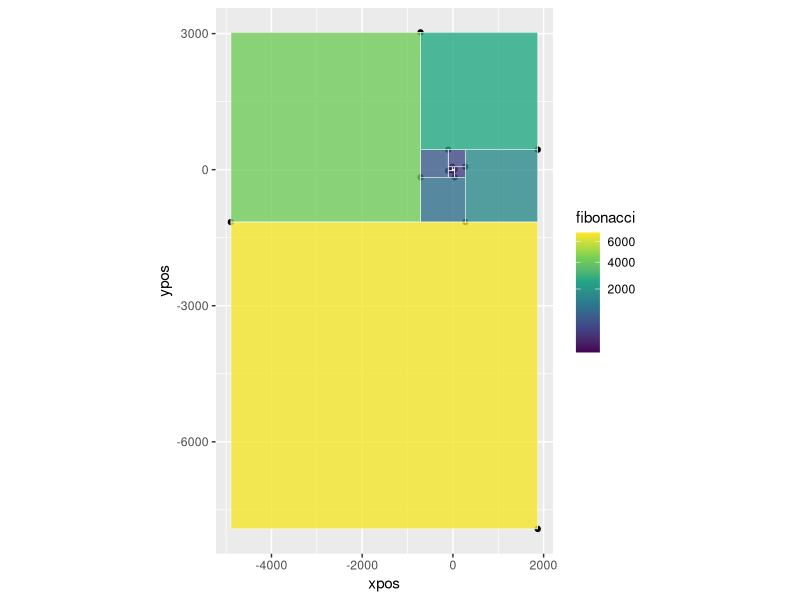

Source code (R):
## ---- chunk 1
knitr::opts_chunk$set(echo = TRUE)
## ---- chunk 2



library(tidyverse)

tidy_fibonacci <- function(max_index = 10){

fibonacci = vector()
fibonacci[1] = 1
fibonacci[2] = 1
for (i in 3:max_index) { 
  fibonacci[i] = fibonacci[i-1] + fibonacci[i-2]
} 
  
tibble::tibble(index = 1:max_index, fibonacci, 
           ydir = rep( c(1, 1, -1, -1), max_index)[1:max_index],
           xdir = rep(c(1,-1, -1, 1),max_index)[1:max_index],
           ymov = ydir * fibonacci,
           xmov = xdir * fibonacci,
           ypos = cumsum(ymov),
           xpos = cumsum(xmov),
           yprev = lag(ypos),
           xprev = lag(xpos)
           ) %>% 
  mutate(yprev = replace_na(yprev, 0),
         xprev = replace_na(xprev, 0)) 
  
}  

tidy_fibonacci(max_index = 30) ->
  tf30

tf30 %>% 
  slice(1:20) %>% 
  ggplot() + 
  aes(x = xpos, y = ypos) +
  geom_point() + 
  geom_rect(aes(xmin = xprev, xmax = xpos,
                ymin = yprev, ymax = ypos, fill = fibonacci), alpha = .8, color = "white", linewidth = .2) + 
  scale_fill_viridis_c(limits = c(1, 7000), trans = "sqrt") +
  coord_equal(expand = .2)
